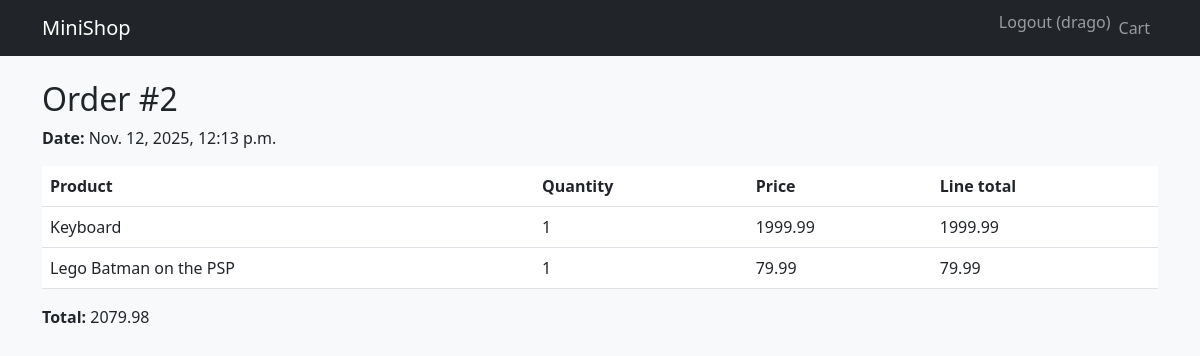
Screenshot of /orders/2/ (signed in) with the database file from the repository.
### shop/models.py (models this page shows, shortened)
class User(AbstractUser):
    VENDOR = 'vendor'
    BUYER = 'buyer'
    ROLE_CHOICES = [
        (VENDOR, 'Vendor'),
        (BUYER, 'Buyer'),
    ]
    role = models.CharField(max_length=10, choices=ROLE_CHOICES, default=BUYER)
    def is_vendor(self):
        return self.role == self.VENDOR
    def is_buyer(self):
        return self.role == self.BUYER

class Order(models.Model):
    buyer = models.ForeignKey(settings.AUTH_USER_MODEL, on_delete=models.CASCADE, related_name='orders')
    created_at = models.DateTimeField(auto_now_add=True)
    total = models.DecimalField(max_digits=12, decimal_places=2)
    email_sent = models.BooleanField(default=False)

class OrderItem(models.Model):
    order = models.ForeignKey(Order, on_delete=models.CASCADE, related_name='items')
    product = models.ForeignKey(Product, on_delete=models.PROTECT)
    quantity = models.PositiveIntegerField()
    price = models.DecimalField(max_digits=10, decimal_places=2)
    def line_total(self):
        return self.quantity * self.price

class Product(models.Model):
    store = models.ForeignKey(Store, on_delete=models.CASCADE, related_name='products')
    name = models.CharField(max_length=200)
    description = models.TextField(blank=True)
    price = models.DecimalField(max_digits=10, decimal_places=2)
    stock = models.PositiveIntegerField(default=0)
    created_at = models.DateTimeField(auto_now_add=True)
    image = models.ImageField(
        upload_to='products/',
        blank=True, null=True)

### shop/views.py (the view)
# urls.py: path('orders/<int:pk>/', views.order_detail, name='order_detail'),
@login_required
def order_detail(request, pk):
    order = get_object_or_404(Order, pk=pk)
    if request.user != order.buyer and not (request.user.is_vendor() and order.items.filter(product__store__owner=request.user).exists()):
        messages.error(request, "Permission denied")
        return redirect('home')
    return render(request, 'shop/orders/detail.html', {'order': order})

### shop/templates/shop/orders/detail.html
{% extends 'shop/base.html' %}
{% block content %}
<h2>Order #{{ order.id }}</h2>
<p><strong>Date:</strong> {{ order.created_at }}</p>
<table class="table">
  <thead><tr><th>Product</th><th>Quantity</th><th>Price</th><th>Line total</th></tr></thead>
  <tbody>
    {% for item in order.items.all %}
    <tr>
      <td>{{ item.product.name }}</td>
      <td>{{ item.quantity }}</td>
      <td>{{ item.price }}</td>
      <td>{{ item.line_total }}</td>
    </tr>
    {% endfor %}
  </tbody>
</table>
<p><strong>Total:</strong> {{ order.total }}</p>
{% endblock %}

### shop/templates/shop/base.html (shortened to what this page needs)
<!DOCTYPE html>
<html lang="en">
<head>
  {% load static %}
  <link href="https://cdn.jsdelivr.net/npm/bootstrap@5.3.0/dist/css/bootstrap.min.css" rel="stylesheet">
</head>
<body class="bg-light">
<nav class="navbar navbar-expand-lg navbar-dark bg-dark mb-4">
  <div class="container">
    <a class="navbar-brand" href="{% url 'home' %}">MiniShop</a>
    <ul class="navbar-nav ms-auto">
      {% if user.is_authenticated %}
        <li class="nav-item">
          <form method="post" action="{% url 'logout' %}" style="display:inline;">
              <button type="submit" class="btn btn-link nav-link" style="display:inline; padding:0; border:none;">
                Logout ({{ user.username }})
              </button>
          </form>
        </li>
        {% if user.is_vendor %}
          <li class="nav-item"><a class="nav-link" href="{% url 'stores_list' %}">My Stores</a></li>
        {% elif user.is_buyer %}
          <li class="nav-item"><a class="nav-link" href="{% url 'cart_detail' %}">Cart</a></li>
        {% endif %}
      {% else %}
        <li class="nav-item"><a class="nav-link" href="{% url 'login' %}">Login</a></li>
        <li class="nav-item"><a class="nav-link" href="{% url 'register' %}">Register</a></li>
      {% endif %}
    </ul>
  </div>
</nav>
<div class="container">
  {% block content %}{% endblock %}
</div>
</body>
</html>

### rows the page displays
User: username "drago"
Order: id "2", created_at "Nov. 12, 2025, 12:13 p.m.", total "2079.98"
OrderItem: product.name "Keyboard", quantity "1", price "1999.99", line_total "1999.99"
OrderItem: product.name "Lego Batman on the PSP", quantity "1", price "79.99", line_total "79.99"
